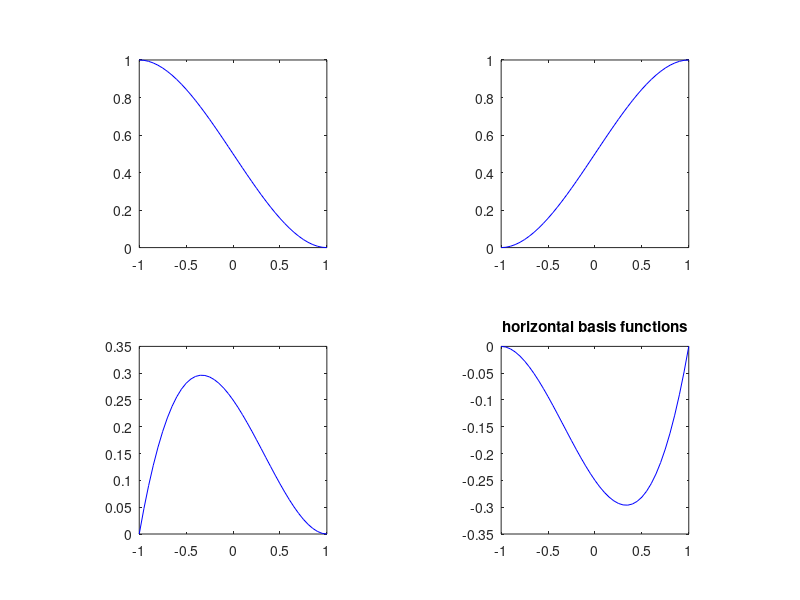
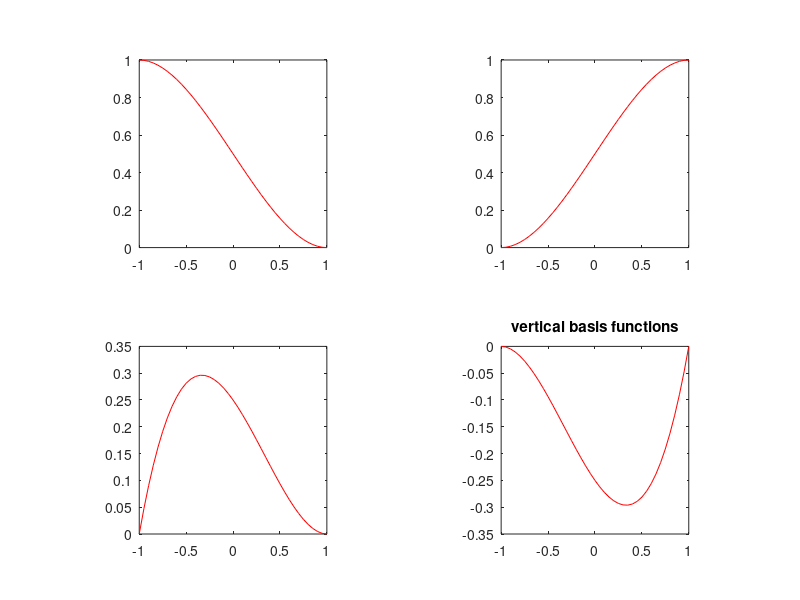
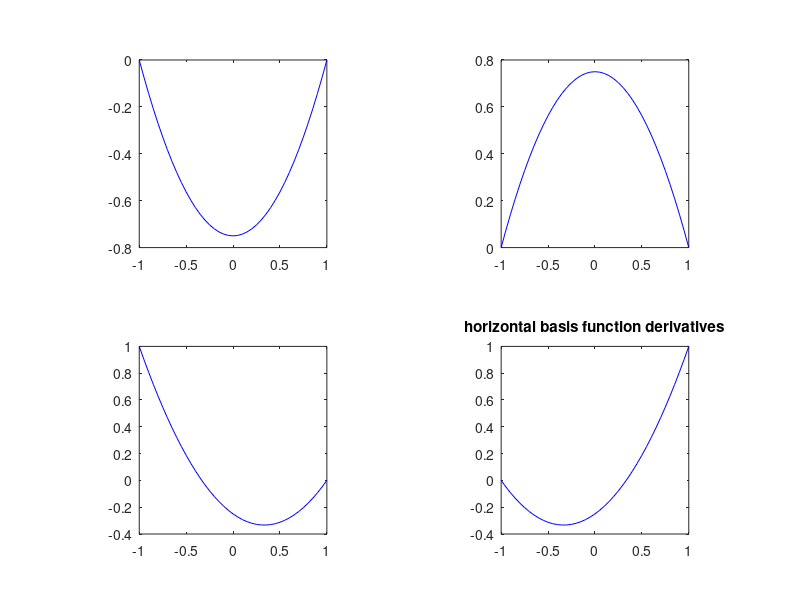
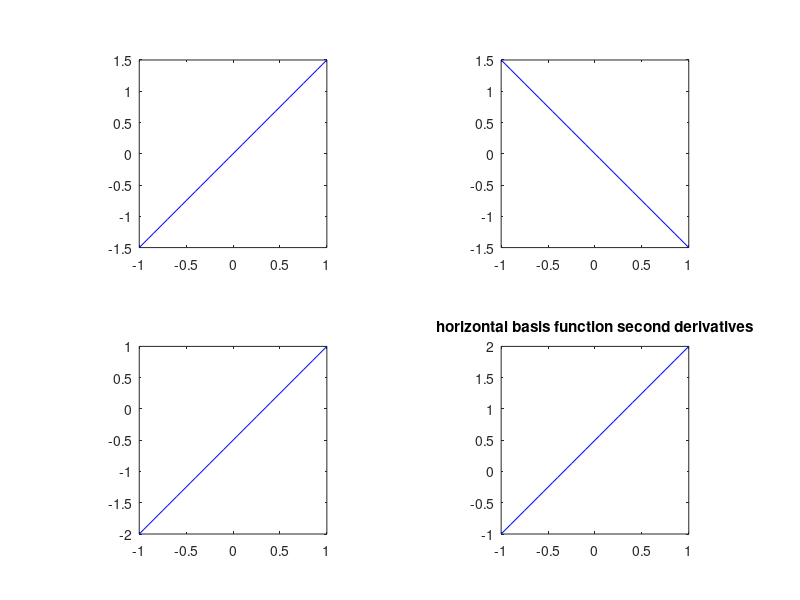

Recreate these plots in MATLAB, in order.
%TESTHERMITE plots Hermite cubic shape functions
%   testhermite;
%   IFISS scriptfile: DJS; 5 September 2018.
% Copyright (c) 2018 D.J. Silvester, P. Nadukandi
s=-1:0.05:1;t=s;
%
% one dimensional shape functions
       phix1= 0.5*(1-s);  phix2= 0.5*(s+1);
       phiy1= 0.5*(1-t);  phiy2= 0.5*(t+1);
%
       ellx2= phix2.*phix2.*(1+2*phix1); ellx1= 1-ellx2;
       elly2= phiy2.*phiy2.*(1+2*phiy1); elly1= 1-elly2;
       ellx3= 2*phix1.*phix1.*phix2; ellx4= -2*phix1.*phix2.*phix2;
       elly3= 2*phiy1.*phiy1.*phiy2; elly4= -2*phiy1.*phiy2.*phiy2;
figure(1)
subplot(221), plot(s,ellx1,'-b'), axis square
subplot(222), plot(s,ellx2,'-b'), axis square
subplot(223), plot(s,ellx3,'-b'), axis square
subplot(224), plot(s,ellx4,'-b'), axis square
title('horizontal basis functions')
figure(2)
subplot(221), plot(t,elly1,'-r'), axis square
subplot(222), plot(t,elly2,'-r'), axis square
subplot(223), plot(t,elly3,'-r'), axis square
subplot(224), plot(t,elly4,'-r'), axis square
title('vertical basis functions')

%
       dellx2= 3*phix2.*phix1; dellx1= -dellx2;
       delly2= 3*phiy2.*phiy1; delly1= -delly2;
       dellx3= phix1.*(1-3*phix2);  delly3= phiy1.*(1-3*phiy2);
       dellx4= phix2.*(1-3*phix1);  delly4= phiy2.*(1-3*phiy1);
figure(3)
subplot(221), plot(s,dellx1,'-b'), axis square
subplot(222), plot(s,dellx2,'-b'), axis square
subplot(223), plot(s,dellx3,'-b'), axis square
subplot(224), plot(s,dellx4,'-b'), axis square
title('horizontal basis function derivatives')

%
       ddellx1= 1.5*s; ddellx2= -ddellx1;
       ddelly1= 1.5*t; ddelly2= -ddelly1;
       ddellx3= 0.5*(3*s-1); ddellx4= 0.5*(3*s+1);
       ddelly3= 0.5*(3*t-1); ddelly4= 0.5*(3*t+1);
figure(4)
subplot(221), plot(s,ddellx1,'-b'), axis square
subplot(222), plot(s,ddellx2,'-b'), axis square
subplot(223), plot(s,ddellx3,'-b'), axis square
subplot(224), plot(s,ddellx4,'-b'), axis square
title('horizontal basis function second derivatives')
%
return
